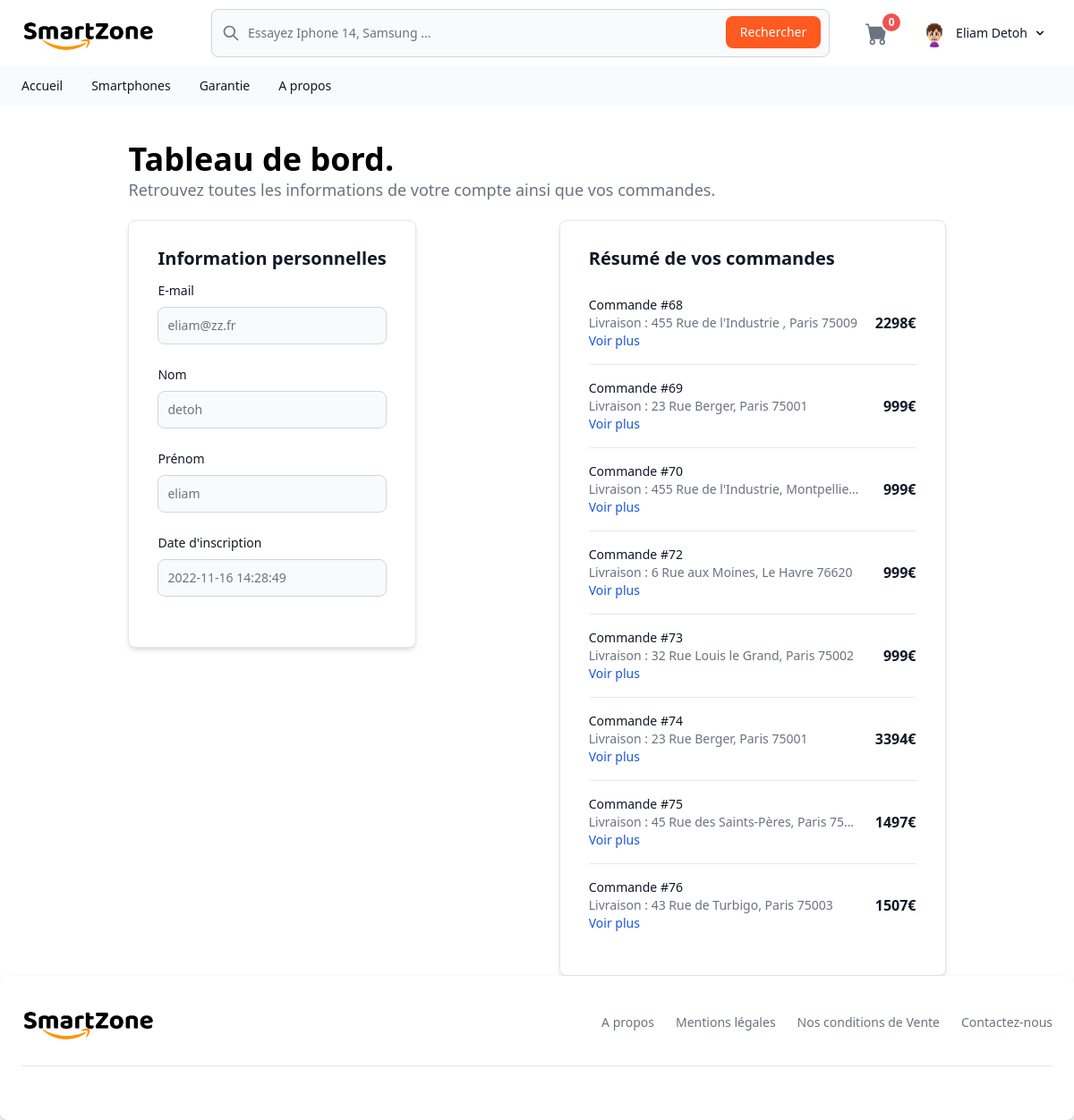
The page /src/gestion.php (signed in) on the database its author committed.
### tables this page shows
CREATE TABLE `users` (
  `id` int(10) NOT NULL,
  `email` varchar(30) NOT NULL,
  `password` varchar(70) NOT NULL,
  `nom` varchar(20) NOT NULL,
  `prenom` varchar(20) NOT NULL,
  `date_register` datetime NOT NULL DEFAULT current_timestamp()
);

CREATE TABLE `orders` (
  `order_id` int(10) NOT NULL,
  `user_id` int(10) NOT NULL,
  `order_date` datetime NOT NULL DEFAULT current_timestamp(),
  `total_price` int(6) DEFAULT NULL,
  `phone` varchar(50) NOT NULL,
  `address` varchar(50) DEFAULT NULL,
  `city` varchar(20) NOT NULL,
  `postal` varchar(10) NOT NULL,
  `status` tinyint(1) NOT NULL
);

### src/gestion.php (the view, shortened to what this page needs)
<?php
include 'connectdb.php';
$user = $_SESSION['user'];
$orderinfo = $bdd->query("SELECT order_id, total_price, users.prenom, users.nom, orders.address, orders.postal, orders.city FROM `orders` INNER JOIN users ON orders.user_id = users.id WHERE user_id LIKE '" . $user . "';");
?>
<!DOCTYPE html>
<html lang="en">
<head>
    <link href="../dist/output.css" rel="stylesheet">
</head>
<body class="min-h-screen">
    <?php
    include 'navbar.php';
    ?>
    <did class="ml-auto mr-auto flex flex-col pt-10 min-h-screen w-fit">
        <div class="max">
            <h2 class="text-4xl font-bold">Tableau de bord.</h2>
            <p class="text-lg font-normal text-gray-500">Retrouvez toutes les informations de votre compte ainsi que vos
                commandes.</p>
        </div>
        <div class="flex w-fit ml-auto mr-auto gap-40">
            <div class="pt-5">
                <div
                    class="w-full p-5 bg-white border rounded-lg shadow-md sm:p-8 dark:bg-gray-800 dark:border-gray-700">
                    <div class="flex items-center justify-between mb-4">
                        <h5 class="text-xl font-bold leading-none text-gray-900 dark:text-white">Information
                            personnelles</h5>
                    </div>
                    <form action="#" class="mb-6">
                        <div class="mb-6">
                            <label for="email"
                                class="block mb-2 text-sm font-medium text-gray-900 dark:text-white">E-mail</label>
                            <input type="email" disabled id="email"
                                class="bg-gray-50 border border-gray-300 text-gray-900 text-sm rounded-lg focus:ring-blue-500 focus:border-blue-500 block w-full p-2.5 dark:bg-gray-700 dark:border-gray-600 dark:placeholder-gray-400 dark:text-white dark:focus:ring-blue-500 dark:focus:border-blue-500"
                                placeholder="<?php echo $data['email']; ?>" required>
                        </div>
                        <div class="mb-6">
                            <label for="subject"
                                class="block mb-2 text-sm font-medium text-gray-900 dark:text-white">Nom</label>
                            <input type="text" disabled id="subject"
                                class="bg-gray-50 border border-gray-300 text-gray-900 text-sm rounded-lg focus:ring-blue-500 focus:border-blue-500 block w-full p-2.5 dark:bg-gray-700 dark:border-gray-600 dark:placeholder-gray-400 dark:text-white dark:focus:ring-blue-500 dark:focus:border-blue-500"
                                placeholder="<?php echo $data['nom']; ?>" required>
                        </div>
                        <div class="mb-6">
                            <label for="message"
                                class="block mb-2 text-sm font-medium text-gray-900 dark:text-white">Prénom</label>
                            <input type="text" disabled id="subject"
                                class="bg-gray-50  border border-gray-300 text-gray-900 text-sm rounded-lg focus:ring-blue-500 focus:border-blue-500 block w-full p-2.5 dark:bg-gray-700 dark:border-gray-600 dark:placeholder-gray-400 dark:text-white dark:focus:ring-blue-500 dark:focus:border-blue-500"
                                placeholder="<?php echo $data['prenom']; ?>" required>
                        </div>
                        <div class="mb-6">
                            <label for="message"
                                class="block mb-2 text-sm font-medium text-gray-900 dark:text-white">Date
                                d'inscription</label>
                            <input type="text" disabled id="subject"
                                class="bg-gray-50  border border-gray-300 text-gray-900 text-sm rounded-lg focus:ring-blue-500 focus:border-blue-500 block w-full p-2.5 dark:bg-gray-700 dark:border-gray-600 dark:placeholder-gray-400 dark:text-white dark:focus:ring-blue-500 dark:focus:border-blue-500"
                                placeholder="<?php echo $data['date_register']; ?>" required>
                        </div>
                    </form>
                </div>
            </div>
            <div class="pt-5">
                <div
                    class='w-full p-4 bg-white border rounded-lg shadow-md sm:p-8 dark:bg-gray-800 dark:border-gray-700'>
                    <div class='flex items-center justify-between mb-4'>
                        <h5 class='text-xl font-bold leading-none text-gray-900 dark:text-white'>Résumé de vos commandes
                        </h5>
                    </div>
                    <div class='flow-root'>
                        <ul role='list' class='divide-y divide-gray-200 dark:divide-gray-700'>
                            <?php
                            while ($row = $orderinfo->fetch()) {
                                echo "
            <li class='py-3 sm:py-4 hover:bg-slate-50 rounded-sm'>
            <a href='order.php?cmd=" . $row['order_id'] . "'>
                <div class='flex items-center'>
                    <div class='font-semibold'>
                    </div>
                    <div class='flex-1 min-w-0'>
                        <p class='text-sm max-w-[50%] font-medium text-gray-900 truncate dark:text-white'>
                        Commande #" . $row['order_id'] . "
                        </p>
                        <p class='text-sm text-gray-500 truncate dark:text-gray-400 max-w-xs pr-4'>
                            Livraison : " . $row['address'] . ', ' . $row['city'] . ' ' . $row['postal'] . "
                        </p>
                        <p class='text-sm text-blue-700 max-w-xs'>
                        Voir plus
                        </a>
                    </div>
                    <div class='inline-flex ml-auto text-base font-semibold text-gray-900 dark:text-white'>
                    " . $row['total_price'] . "€
                    </div>
                </div>
            </a>
            </li>
            ";
                            }
                            ?>
    </did>
    <?php
    include 'footer.php';
    ?>
</body>
</html>

### src/navbar.php (shortened to what this page needs)
<?php
require_once 'connectdb.php';
$user = $_SESSION['user'];
$userinfo = $bdd->query("SELECT * FROM users WHERE id like '" . $user . "'");
$data = $userinfo->fetch();
?>
<nav class="bg-white border-gray-200">
  <div class="flex flex-wrap justify-between items-center mx-auto max-w-screen-xl px-4 md:px-6 py-2.5">
    <a href="accueil.php" class="flex items-center">
      <img src="../content/img/logo.png" class="mr-3 h-10" alt="">
    </a>
    <form class="w-[60%] max-w-[1000px]" action="seach.php" method="get">
      <div class="relative">
        <div class="flex absolute inset-y-0 left-0 items-center pl-3 pointer-events-none">
        </div>
        <input type="text" name="query" pattern='[a-zA-Z0-9 ]{1,}' id="default-search"
          class="block p-4 pl-10 w-full text-sm text-gray-900 bg-gray-50 rounded-lg border border-gray-300 focus:ring-orange-500 focus:border-orange-500 "
          placeholder="Essayez Iphone 14, Samsung ...">
        <button type="submit"
          class="text-white absolute right-2.5 bottom-2.5 bg-orange-500 hover:bg-orange-800 focus:ring-4 focus:outline-none focus:ring-orange-300 font-medium rounded-lg text-sm px-4 py-2">Rechercher</button>
      </div>
    </form>
    <?php
        if (isset($_SESSION['user'])) {
          echo "
            <div class='flex items-center justify-between'>
              <a href='panier.php'>
              <button type='button' class='inline-flex relative right-6 items-center p-3 text-sm font-medium text-center text-gray-500  rounded-lg hover:text-gray-400'>
                <div class='flex relative'>
                  <div class='cartnbr inline-flex absolute -top-6 -right-4 justify-center items-center w-6 h-6 text-xs font-bold text-white bg-red-500 rounded-full border-2 border-white dark:border-gray-900'>0</div>
              </button>
            </a>
                <div>
                    <button id='dropdownAvatarNameButton' data-dropdown-toggle='dropdownAvatarName' class='flex items-center text-sm font-medium text-gray-900 rounded-full hover:text-blue-600 dark:hover:text-blue-500 md:mr-0 focus:ring-4 focus:ring-gray-100 dark:focus:ring-gray-700 dark:text-white' type='button'>
                        <img class='mr-2 w-8 h-8 rounded-full' src='../content/img/avatar.jpeg' alt='user photo'>
                        " . ucfirst($data['prenom']) . " " . ucfirst($data['nom']) . "
                        <svg class='w-4 h-4 mx-1.5' aria-hidden='true' fill='currentColor' viewBox='0 0 20 20' xmlns='http://www.w3.org/2000/svg'><path fill-rule='evenodd' d='M5.293 7.293a1 1 0 011.414 0L10 10.586l3.293-3.293a1 1 0 111.414 1.414l-4 4a1 1 0 01-1.414 0l-4-4a1 1 0 010-1.414z' clip-rule='evenodd'></path></svg>
                    </button>
                          <div class='truncate'>" . $data['email'] . "</div>
                    </div>
            </div>
            ";
        }
        ?>
  </div>
</nav>
<nav class="bg-gray-50">
  <div class="py-3 px-4 mx-auto max-w-screen-xl md:px-6">
    <div class="flex items-center">
      <ul class="flex flex-row mt-0 mr-6 space-x-8 text-sm font-medium">
        <li>
          <a href="accueil.php" class="text-gray-900 " aria-current="page">Accueil</a>
        </li>
        <li>
          <a href="smartphones.php" class="text-gray-900">Smartphones</a>
        </li>
        <li>
          <a href="#" class="text-gray-900 ">Garantie</a>
        </li>
        <li>
          <a href="#" class="text-gray-900 ">A propos</a>
        </li>
      </ul>
    </div>
  </div>
</nav>

### rows shown on the page
users: prenom "Eliam", nom "Detoh"
orders: order_id "68", address "455 Rue de l'Industrie", city "Paris", postal "75009", total_price "2298"
orders: order_id "69", address "23 Rue Berger", city "Paris", postal "75001", total_price "999"
orders: order_id "70", address "455 Rue de l'Industrie", city "Montpellie…", total_price "999"
orders: order_id "72", address "6 Rue aux Moines", city "Le Havre", postal "76620", total_price "999"
orders: order_id "73", address "32 Rue Louis le Grand", city "Paris", postal "75002", total_price "999"
orders: order_id "74", address "23 Rue Berger", city "Paris", postal "75001", total_price "3394"
orders: order_id "75", address "45 Rue des Saints-Pères", city "Paris", postal "75…", total_price "1497"
orders: order_id "76", address "43 Rue de Turbigo", city "Paris", postal "75003", total_price "1507"
